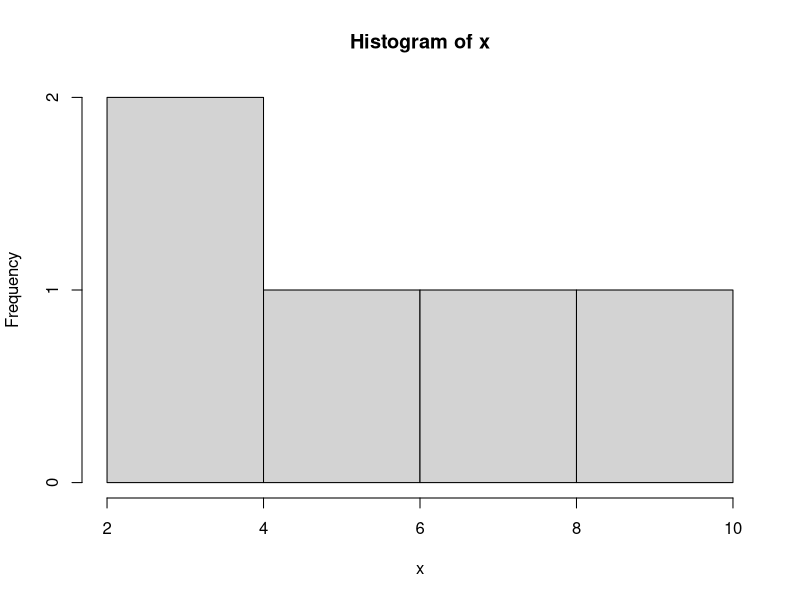

Write R code to recreate this figure.
# Tugas Komputasi Statistika
# Contoh syntax sederhana di R

print("Halo Dunia")

x <- c(2, 4, 6, 8, 10)
y <- c(1,2,3,4,5)

mean(y)

mean(x)

summary(x)

hist(x)
